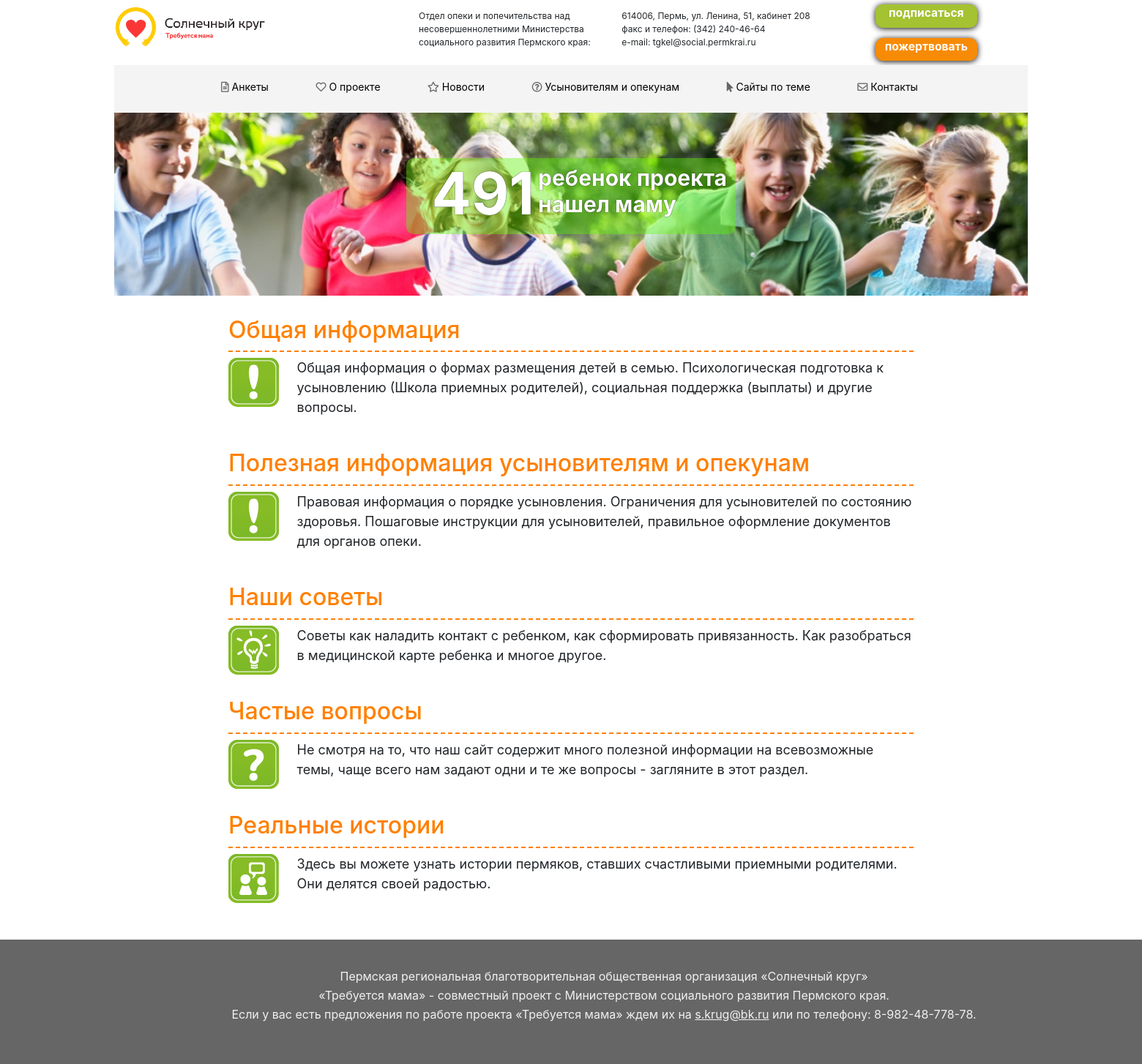
Screenshot of /txtpage.php with the database file from the repository.
### tables this page shows
CREATE TABLE `parent` (
  `id` int(11) NOT NULL,
  `title` varchar(255) NOT NULL,
  `img` varchar(255) NOT NULL,
  `description` text NOT NULL,
  `parent_id` int(11) NOT NULL,
  `parent_title` varchar(255) NOT NULL,
  `parent_img` varchar(255) DEFAULT NULL,
  `parent_description` varchar(255) NOT NULL,
  `text_page` text NOT NULL
);

### txtpage.php (the view, shortened to what this page needs)
<?php
require_once('includes/configu.php');
require 'block/header.php';
$text = mysqli_query($connection, "SELECT * FROM `parent`");?>
<div class="content_txt"><?
    while ($txt = mysqli_fetch_assoc($text)){
        if ($txt['id'] == $txt['parent_id']){?>
        <div class="usin">
            <a href="txtpage2.php?parent_id=<? echo $txt['id'] ?>"><h2><?php echo $txt['title']; ?></h2></a>
            <img src="../img/<? echo $txt['img']; ?>" alt="" class="" />
            <p><? echo $txt['description']?></p>
        </div>
        <?  }
    }?>
</div>
<? require 'block/footer.php';

### block/header.php (shortened to what this page needs)
<!DOCTYPE html>
<html lang="en" dir="ltr">
  <head>
    <link rel="stylesheet" href="https://use.fontawesome.com/releases/v5.3.1/css/all.css">
    <link rel="stylesheet" href="../css/main.css">
    <link rel="stylesheet" href="../css/bootstrap.min.css">
  </head>
  <body>
    <header class="containers">
      <div class="wraps">
        <div class="logo">
          <img src="../img/logo.png" alt="logo" width="50%">
        </div>
        <div class="administration">
          <p>Отдел опеки и попечительства над<br> несовершеннолетними Министерства<br> социального развития Пермского края:</p>
        </div>
        <div class="contact">
          <p>614006, Пермь, ул. Ленина, 51, кабинет 208<br>
          факс и телефон: (342) 240-46-64<br>
          e-mail: tgkel@social.permkrai.ru</p>
        </div>
        <div class="but">
          <a href="../subscribe" class="but1">подписаться</a>
          <a href="../pogertvovat" class="but2">пожертвовать</a>
        </div>
      </div>
      <div class="heads">
        <nav class="navbar">
          <ul >
            <li class="item">
              <a href="/index?page=1"><i class="far fa-file-alt"></i> Анкеты</a>
            </li>
            <li class="item">
              <a href="../pages/o-progecte"><i class="far fa-heart"></i> О проекте</a>
            </li>
            <li class="item">
              <a href="../pages/news?page=1"><i class="far fa-star"></i> Новости</a>
            </li>
            <li class="item">
              <a href="../pages/info-opeka"><i class="far fa-question-circle"></i> Усыновителям и опекунам</a>
            </li>
            <li class="item">
              <a href="../pages/site-theme"><i class="fa fa-mouse-pointer"></i> Сайты по теме</a>
            </li>
            <li class="item">
              <a href="../pages/contact"><i class="far fa-envelope"></i> Контакты</a>
            </li>
          </ul>
        </nav>
        <div class="shapka">
          <div class="shapka-cont">
            <h1>491</h1>
            <h4>ребенок проекта<br> нашел маму</h4>
          </div>
        </div>
      </div>
    </header>

### block/footer.php (shortened to what this page needs)
        <footer>
            <p>Пермская региональная благотворительная общественная организация «Солнечный круг»</p>
            <p>«Требуется мама» - совместный проект с Министерством социального развития Пермского края.</p>
            <p>Если у вас есть предложения по работе проекта «Требуется мама» ждем их на <a href="s.krug@bk.ru">s.krug@bk.ru</a> или по телефону: 8-982-48-778-78. </p>
        </footer>
	</body>
</html>

### css/main.css (style rules this page uses)
* { padding: 0; margin: 0; }
body { background: #fff; }
i { color: #666666; }
a { outline: none; }
.administration, .contact { padding-top: 7px }
.wraps { background: #fff; display: grid; grid-template-columns: 1.5fr 1fr 1fr 1fr; font-size: 12px; padding: 0.5% 0; width: 100%; min-width: 100px; }
.but { display: grid; grid-template-columns: 1fr; font-size: 1vw; }
.but1 { background: #a4c231; margin: 0 25%; text-align: center; margin-bottom: 5%; color: white; font-weight: bold; border-radius: 10px; box-shadow: 0 1px 8px #000; }
.but2 { background: #f88b05; margin: 0 25%; text-align: center; color: white; font-weight: bold; border-radius: 10px; box-shadow: 0 1px 8px #000; }
.navbar { background: #f4f4f4; min-width: 100px; }
.navbar ul { padding-left: 100px; }
.navbar li { display: inline-block; list-style: none; font-size: 0.9vw; text-align: center; margin: 0 30px; margin-top: 1% }
.navbar a { color: #000; }
.shapka { background: url(../img/shapka.jpg)no-repeat; background-position: center; height: 250px; width:100%; background-size: cover; padding: 5% 30%; min-width: 100px; }
.shapka-cont { display: grid; grid-template-columns: 1fr 1fr; background: rgba(92, 250, 0, 0.4); border-radius: 10px; margin: 0 5%; }
.shapka-cont h1 { text-align: right; color: #fff; font-weight: bold; font-size: 80px; padding-right: 50px; text-shadow: 0 0 1px black; }
.shapka-cont h4 { color: #fff; font-weight: bold; font-size: 30px; margin-top: 4%; margin-left: -20%; text-shadow: 0 0 1px black; }
footer { background: #666666; width: 100%; margin-top: 3%; padding: 3% 5%; min-width: 1650px; text-align: center; }
footer p { line-height: 0.6; color: #f0f0f0; }
footer a { color: #f0f0f0; text-decoration: underline; }
.usin { margin-top: 3%; display: grid; grid-template-columns: 1fr 9fr; }
.usin h2 { color: #ff8000; border-bottom: 2px solid #ff8000; border-bottom-style: dashed; grid-column: 1/4; padding-bottom: 1%; }
.usin a { grid-column: 1/4; }
.usin p { font-size: 18px; }
.containers { padding: 0 10%; }

### txtpage.php (style rules this page uses)
.content_txt { padding: 0 20%; }

### rows the page displays
parent: title "Общая информация", img (picture), description "Общая информация о формах размещения детей в семью. Психологическая подготовка к усыновлению (Школа приемных родителей), социальная поддержка (выплаты) и другие вопросы."
parent: title "Полезная информация усыновителям и опекунам", img (picture), description "Правовая информация о порядке усыновления. Ограничения для усыновителей по состоянию здоровья. Пошаговые инструкции для усыновителей, правильное оформление документов для органов опеки."
parent: title "Наши советы", img (picture), description "Советы как наладить контакт с ребенком, как сформировать привязанность. Как разобраться в медицинской карте ребенка и многое другое."
parent: title "Частые вопросы", img (picture), description "Не смотря на то, что наш сайт содержит много полезной информации на всевозможные темы, чаще всего нам задают одни и те же вопросы - загляните в этот раздел."
parent: title "Реальные истории", img (picture), description "Здесь вы можете узнать истории пермяков, ставших счастливыми приемными родителями. Они делятся своей радостью."
